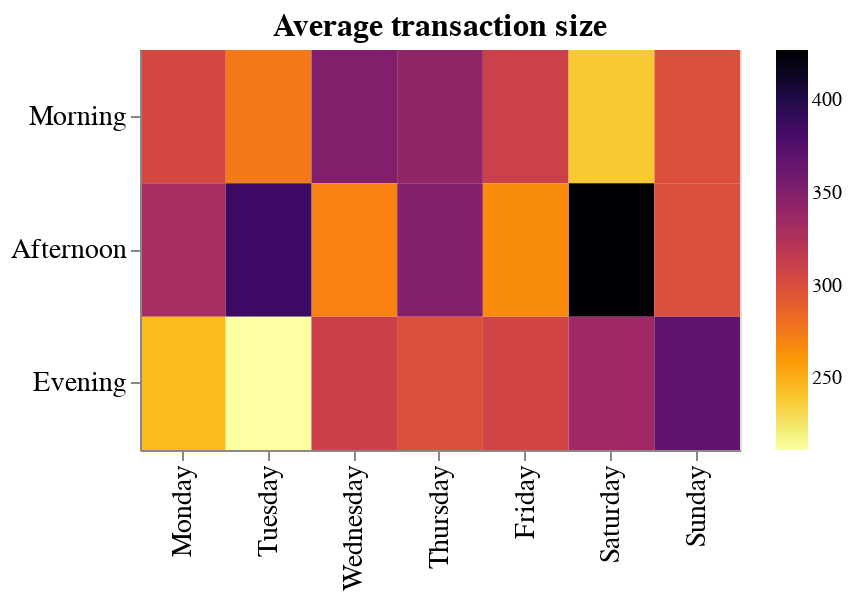

Notebook code for this chart:
### Code cell
# Plot average transaction size (pre-filtered by store A for example)

plot_3 = (alt
 .Chart(new_df_a)
 .mark_rect()
 .transform_aggregate(groupby = ['Branch', 'Day_of_week', 'Time_of_day'],
                      total_sales = 'sum(Total):Q',
                      total_trxns = 'count(Invoice ID):Q')
 .transform_calculate(Avg_trans_size = 'datum.total_sales / datum.total_trxns')
 .encode(
     alt.X('Day_of_week:N', title=None, sort=days),
     alt.Y('Time_of_day:N', title=None, sort=times),
     alt.Color('Avg_trans_size:Q', title=None, scale=alt.Scale(scheme='inferno'), sort="descending"),
     tooltip=[alt.Tooltip('Day_of_week', title = 'Day of the week'), 
              alt.Tooltip('Time_of_day', title = "Time of the day"), 
              alt.Tooltip('Avg_trans_size:Q', title = 'Average transaction size', format='$,.0f')])
 .configure_axis(labelFontSize=14, titleFontSize=14)
 .configure_title(fontSize=16)
 .properties(width=300, height=200, title='Average transaction size')
)

plot_3

### Figure 1 — Vega-Lite specification as saved in the notebook (floating-point values rounded to 4 significant figures; data arrays with more than 128 entries replaced by an {"elided": "..."} marker saying what was removed)
{"$schema": "https://vega.github.io/schema/vega-lite/v3.4.0.json", "config": {"axis": {"labelFontSize": 14, "titleFontSize": 14}, "mark": {"tooltip": null}, "title": {"fontSize": 16}, "view": {"height": 300, "width": 400}}, "data": {"name": "data-447bab444058a64dcdd031c5f56440f7"}, "datasets": {"data-447bab444058a64dcdd031c5f56440f7": {"elided": "340 records"}}, "encoding": {"color": {"field": "Avg_trans_size", "scale": {"scheme": "inferno"}, "sort": "descending", "title": null, "type": "quantitative"}, "tooltip": [{"field": "Day_of_week", "title": "Day of the week", "type": "nominal"}, {"field": "Time_of_day", "title": "Time of the day", "type": "nominal"}, {"field": "Avg_trans_size", "format": "$,.0f", "title": "Average transaction size", "type": "quantitative"}], "x": {"field": "Day_of_week", "sort": ["Monday", "Tuesday", "Wednesday", "Thursday", "Friday", "Saturday", "Sunday"], "title": null, "type": "nominal"}, "y": {"field": "Time_of_day", "sort": ["Morning", "Afternoon", "Evening"], "title": null, "type": "nominal"}}, "height": 200, "mark": "rect", "title": "Average transaction size", "transform": [{"aggregate": [{"as": "total_sales", "field": "Total", "op": "sum"}, {"as": "total_trxns", "field": "Invoice ID", "op": "count"}], "groupby": ["Branch", "Day_of_week", "Time_of_day"]}, {"as": "Avg_trans_size", "calculate": "datum.total_sales / datum.total_trxns"}], "width": 300}
